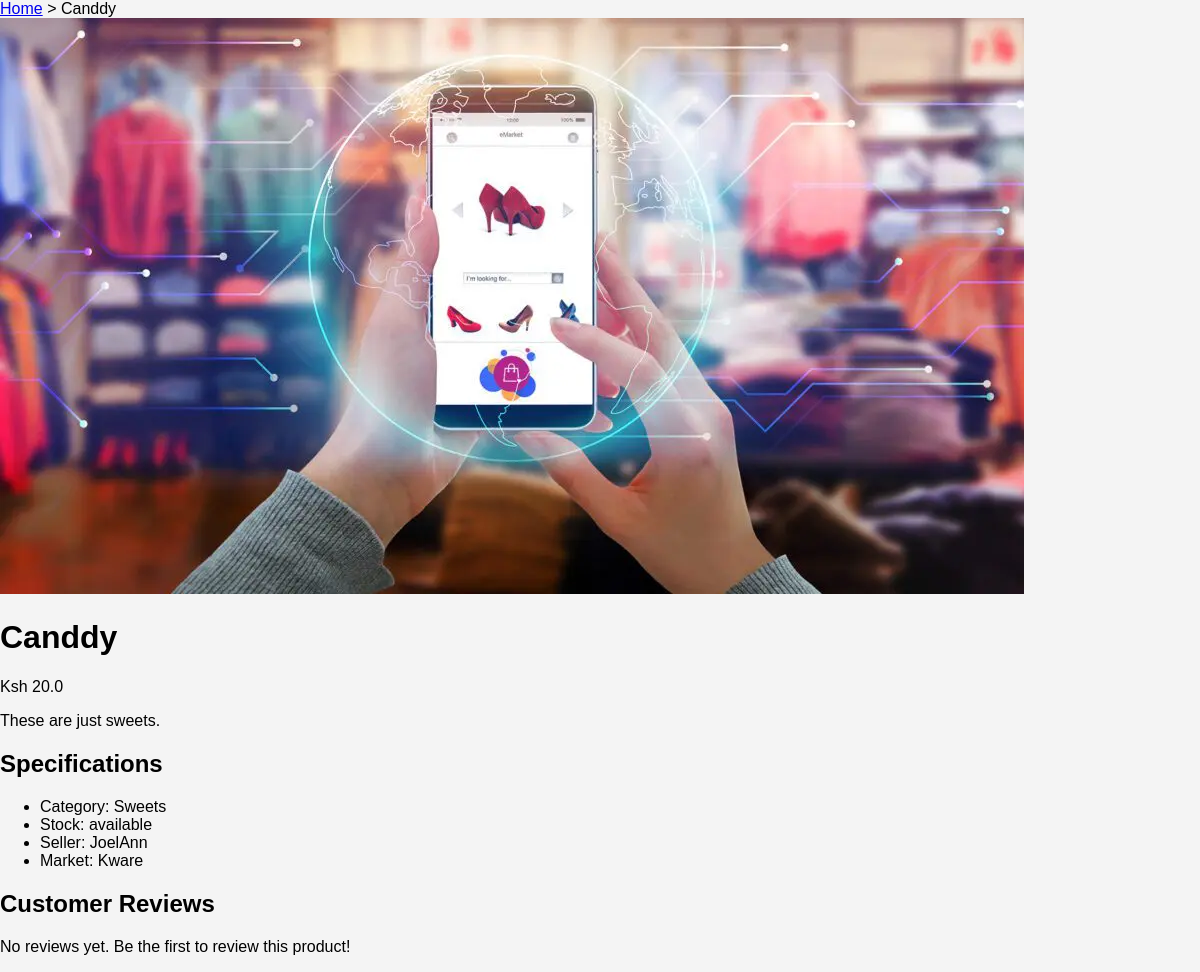
Page /product/1 on the committed database.
### app/models/models.py (models this page shows, shortened)
class Product(db.Model):
    __tablename__ = "products"
    id = db.Column(db.Integer, primary_key=True)
    name = db.Column(db.String(100), nullable=False)
    description = db.Column(db.String(500), nullable=True)
    price = db.Column(db.Float, nullable=False)
    category = db.Column(db.String(100), nullable=False)
    location = db.Column(db.String(100), nullable=False)
    date_added = db.Column(db.DateTime, nullable=False, default=datetime.utcnow)
    image = db.Column(db.String(200), default="default_product.png")  # Default image
    seller_id = db.Column(
        db.Integer,
        db.ForeignKey("users.id", name="fk_products_seller_id"),
        nullable=False
    )
    seller = db.relationship("User", backref="products", lazy="joined")

class User(db.Model, UserMixin):
    __tablename__ = "users"
    id = db.Column(db.Integer, primary_key=True)
    first_name = db.Column(db.String(80), nullable=False)
    last_name = db.Column(db.String(80), nullable=False)
    username = db.Column(db.String(100), unique=True, nullable=False)
    email = db.Column(db.String(120), unique=True, nullable=False)
    password = db.Column(db.String(200), nullable=False)
    role = db.Column(
        db.String(50), nullable=False, default="Buyer"
    )  # 'buyer', 'seller', 'admin'
    location = db.Column(db.String(100))
    gender = db.Column(db.String(20), nullable=True)  # "male", "female", "rather_not_say"
    profile_image = db.Column(
        db.String(200), nullable=True, default="default_profile.png"
    )  # Default profile image

### app/routes/main.py (the view)
@main.route('/product/<int:product_id>')
def product_details(product_id):
    product = Product.query.get_or_404(product_id)
    return render_template('product_details.html', product=product)

### app/templates/product_details.html (shortened to what this page needs)
<!DOCTYPE html>
<html lang="en">
<head>
    <link rel="stylesheet" href="{{ url_for('static', filename='styles.css') }}">
</head>
<body>
    <div class="container">
        <nav class="breadcrumb">
            <a href="{{ url_for('main.home') }}">Home</a> &gt;
            <span>{{ product.name }}</span>
        </nav>
        <div class="product-details">
            <div class="product-image">
                <img src="{{ url_for('static', filename='uploads/' ~ product.image) }}"
                    alt="{{ product.name }}" >
            </div>
            <div class="product-info">
                <h1>{{ product.name }}</h1>
                <p class="price">Ksh {{ product.price }}</p>
                <p class="description">{{ product.description }}</p>
            </div>
        </div>
        <div class="additional-info">
            <h2>Specifications</h2>
            <ul>
                <li>Category: {{ product.category }}</li>
                <li>Stock: {{ product.stock }} available</li>
                <li>Seller: {{ product.seller.first_name + product.seller.last_name }}</li>
                <li>Market: {{ product.location }} </li>
            </ul>
        </div>
        <div class="reviews">
            <h2>Customer Reviews</h2>
            {% if product.reviews %}
                <ul>
                    {% for review in product.reviews %}
                        <li>
                            <strong>{{ review.user.username }}:</strong>
                            {{ review.text }}
                            <span class="rating">Rating: {{ review.rating }} / 5</span>
                        </li>
                    {% endfor %}
                </ul>
            {% else %}
                <p>No reviews yet. Be the first to review this product!</p>
            {% endif %}
        </div>
    </div>
</body>
</html>

### app/static/css/styles.css (style rules this page uses)
body { margin: 0; padding: 0; font-family: Arial, sans-serif; height: 100%; background-color: #f4f4f4; }

### rows in the picture
Product: name "Canddy", image (placeholder picture), price "20.0", description "These are just sweets.", category "Sweets", location "Kware"
User: product.seller.first_name+product.seller.last_name "JoelAnn"
